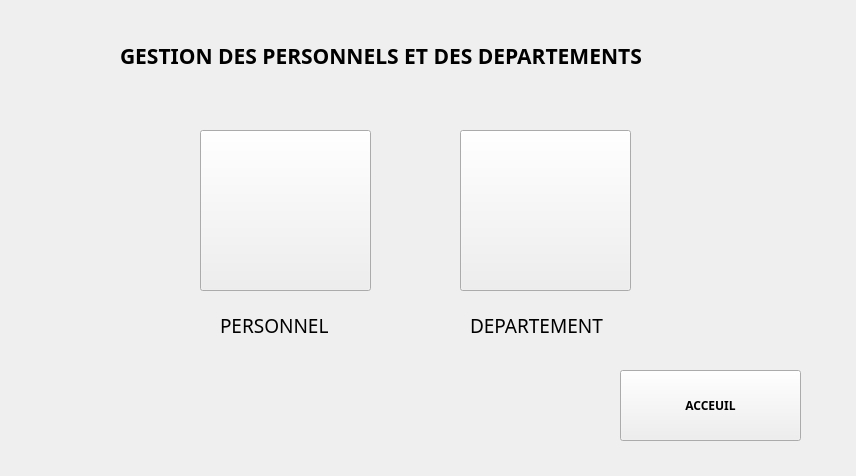
<?xml version="1.0" encoding="UTF-8"?>
<ui version="4.0">
 <class>GUI_PersonnelDepart</class>
 <widget class="QWidget" name="GUI_PersonnelDepart">
  <property name="geometry">
   <rect>
    <x>0</x>
    <y>0</y>
    <width>856</width>
    <height>476</height>
   </rect>
  </property>
  <property name="windowTitle">
   <string>Form</string>
  </property>
  <widget class="QLabel" name="label">
   <property name="geometry">
    <rect>
     <x>120</x>
     <y>30</y>
     <width>631</width>
     <height>51</height>
    </rect>
   </property>
   <property name="font">
    <font>
     <family>Century Gothic</family>
     <pointsize>16</pointsize>
     <weight>75</weight>
     <bold>true</bold>
    </font>
   </property>
   <property name="text">
    <string>GESTION DES PERSONNELS ET DES DEPARTEMENTS</string>
   </property>
  </widget>
  <widget class="QPushButton" name="depart">
   <property name="geometry">
    <rect>
     <x>460</x>
     <y>130</y>
     <width>171</width>
     <height>161</height>
    </rect>
   </property>
   <property name="text">
    <string/>
   </property>
   <property name="icon">
    <iconset resource="images.qrc">
     <normaloff>:/icons/departement.png</normaloff>:/icons/departement.png</iconset>
   </property>
   <property name="iconSize">
    <size>
     <width>150</width>
     <height>150</height>
    </size>
   </property>
  </widget>
  <widget class="QPushButton" name="personnel">
   <property name="geometry">
    <rect>
     <x>200</x>
     <y>130</y>
     <width>171</width>
     <height>161</height>
    </rect>
   </property>
   <property name="text">
    <string/>
   </property>
   <property name="icon">
    <iconset resource="images.qrc">
     <normaloff>:/icons/personnel.png</normaloff>:/icons/personnel.png</iconset>
   </property>
   <property name="iconSize">
    <size>
     <width>200</width>
     <height>200</height>
    </size>
   </property>
  </widget>
  <widget class="QLabel" name="label_2">
   <property name="geometry">
    <rect>
     <x>220</x>
     <y>300</y>
     <width>141</width>
     <height>51</height>
    </rect>
   </property>
   <property name="font">
    <font>
     <family>Century Gothic</family>
     <pointsize>14</pointsize>
    </font>
   </property>
   <property name="text">
    <string>PERSONNEL</string>
   </property>
  </widget>
  <widget class="QLabel" name="label_3">
   <property name="geometry">
    <rect>
     <x>470</x>
     <y>300</y>
     <width>161</width>
     <height>51</height>
    </rect>
   </property>
   <property name="font">
    <font>
     <family>Century Gothic</family>
     <pointsize>14</pointsize>
    </font>
   </property>
   <property name="text">
    <string>DEPARTEMENT</string>
   </property>
  </widget>
  <widget class="QPushButton" name="pushButton">
   <property name="geometry">
    <rect>
     <x>620</x>
     <y>370</y>
     <width>181</width>
     <height>71</height>
    </rect>
   </property>
   <property name="font">
    <font>
     <family>Century Gothic</family>
     <weight>75</weight>
     <bold>true</bold>
    </font>
   </property>
   <property name="text">
    <string>ACCEUIL</string>
   </property>
   <property name="icon">
    <iconset resource="images.qrc">
     <normaloff>:/icons/acceuil.png</normaloff>:/icons/acceuil.png</iconset>
   </property>
   <property name="iconSize">
    <size>
     <width>30</width>
     <height>30</height>
    </size>
   </property>
  </widget>
 </widget>
 <resources>
  <include location="images.qrc"/>
 </resources>
 <connections/>
</ui>
